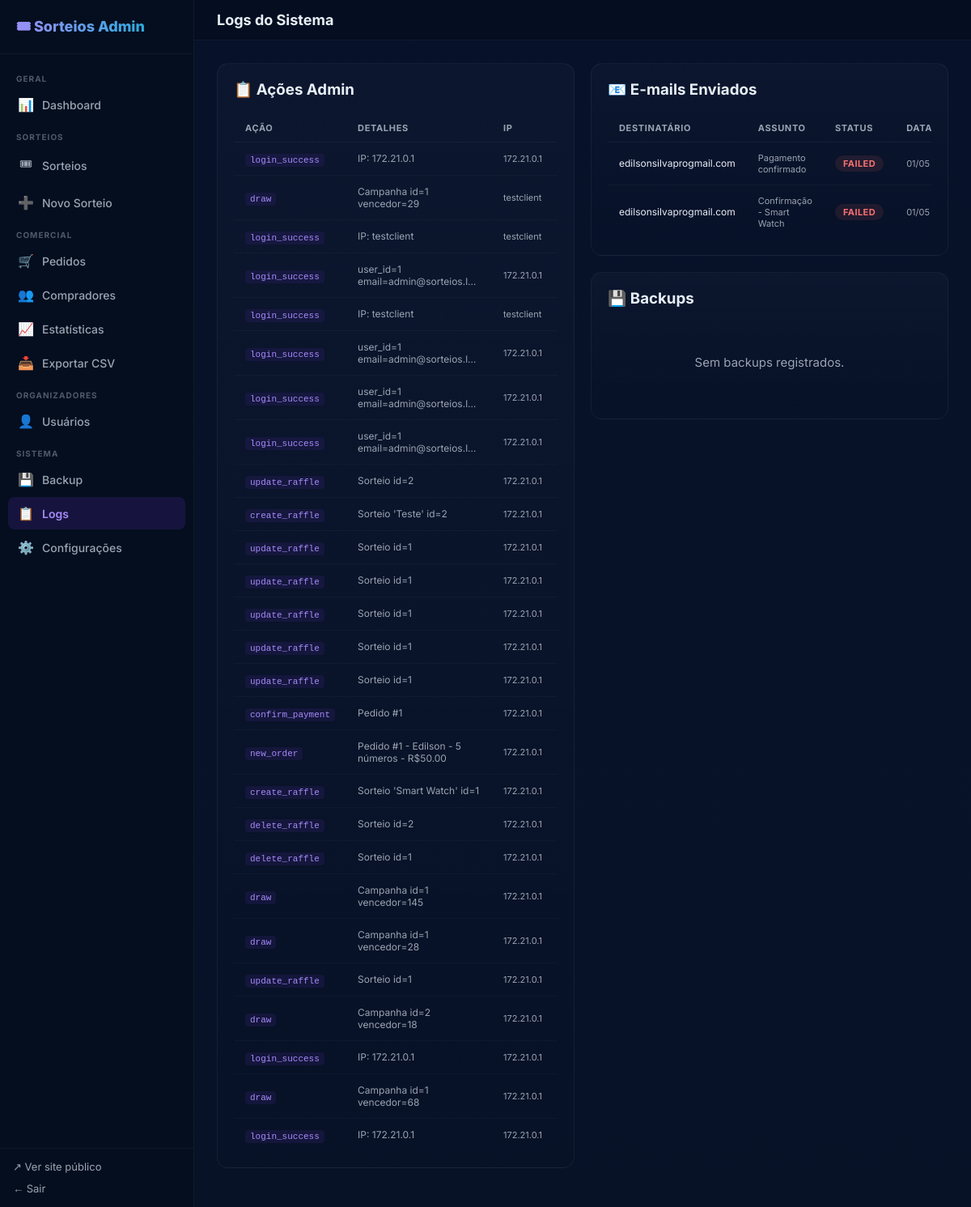
Before: /admin/logs (signed in) with the older database file.
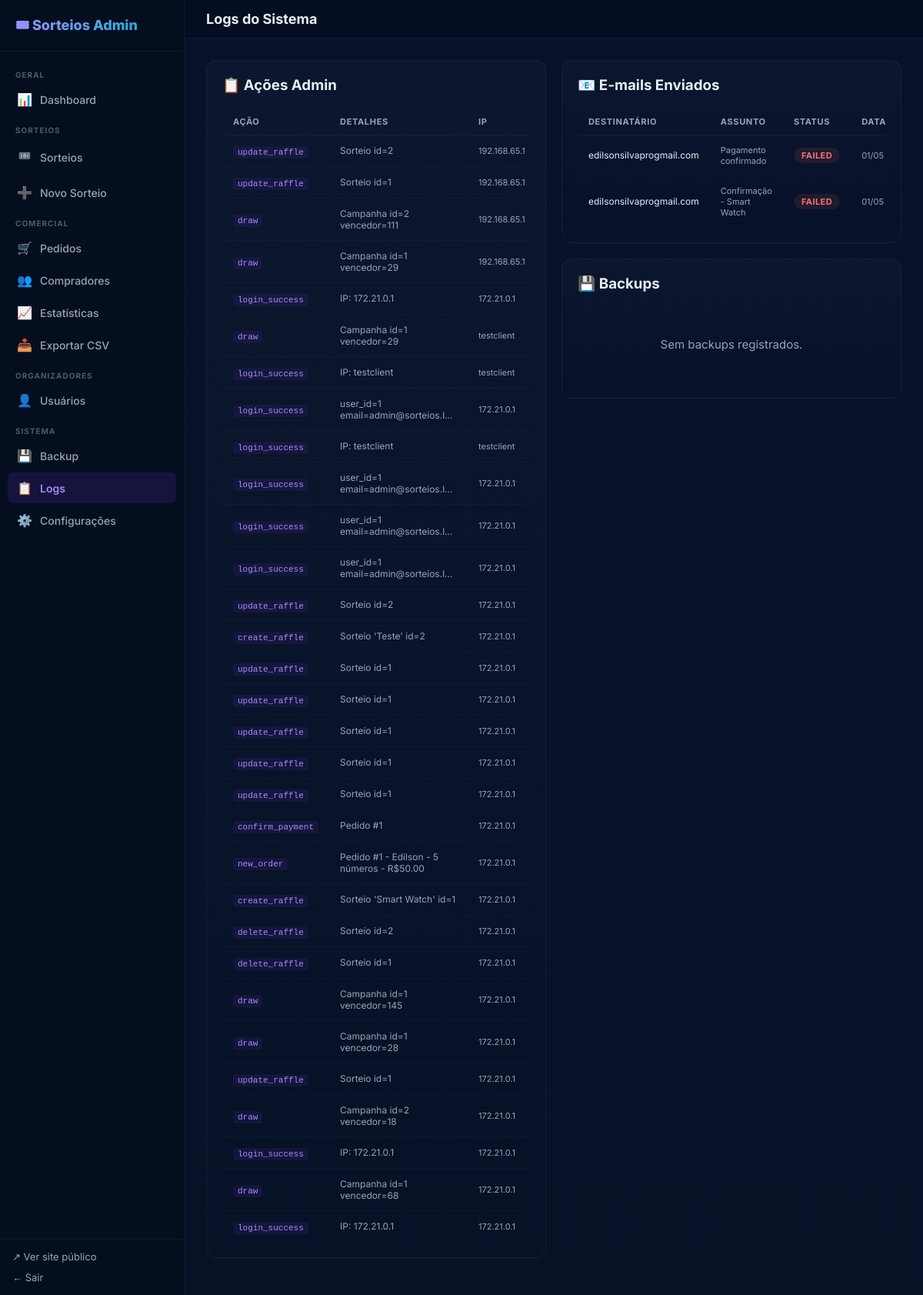
After: the same page with the newer database file.
### app/models.py (models this page shows)
class AdminLog(Base):
    __tablename__ = "admin_logs"
    id = Column(Integer, primary_key=True, index=True)
    action = Column(String(100), nullable=False)
    details = Column(Text, nullable=True)
    ip_address = Column(String(45), nullable=True)
    created_at = Column(DateTime, default=datetime.datetime.utcnow, nullable=False)

class EmailLog(Base):
    __tablename__ = "email_logs"
    id = Column(Integer, primary_key=True, index=True)
    order_id = Column(Integer, ForeignKey("orders.id"), nullable=True)
    recipient = Column(String(200), nullable=True)
    subject = Column(String(500), nullable=True)
    status = Column(String(20), nullable=False, default="sent")  # sent|failed
    error = Column(Text, nullable=True)
    created_at = Column(DateTime, default=datetime.datetime.utcnow, nullable=False)
    order = relationship("Order", back_populates="email_logs")

### app/main.py (the view)
@app.get("/admin/logs", response_class=HTMLResponse)
def admin_logs_page(request: Request, session: Session = Depends(get_db),
                    _: None = Depends(require_admin)):
    admin_logs = crud.list_admin_logs(session, limit=100)
    email_logs = crud.list_email_logs(session, limit=100)
    backup_logs = crud.list_backup_logs(session, limit=50)
    return templates.TemplateResponse(request, "admin_logs.html", {
        "admin_logs": admin_logs,
        "email_logs": email_logs,
        "backup_logs": backup_logs,
    })

### app/templates/admin_logs.html (shortened to what this page needs)
{% extends "admin_base.html" %}
{% block page_title %}Logs do Sistema{% endblock %}
{% set active = 'logs' %}
{% block content %}
<div style="display:flex;gap:20px;flex-wrap:wrap;align-items:flex-start;">
  <div style="flex:1;min-width:300px;">
    <div class="adm-card">
      <h3 style="margin-top:0;">📋 Ações Admin</h3>
      {% if not admin_logs %}
      <div class="empty-state">Sem logs.</div>
      {% else %}
      <div class="adm-table-wrap">
        <table class="adm-table">
          <thead><tr><th>Ação</th><th>Detalhes</th><th>IP</th><th>Data</th></tr></thead>
          <tbody>
            {% for l in admin_logs %}
            <tr>
              <td>
                <code style="background:rgba(124,58,237,0.1);color:#a78bfa;padding:2px 6px;border-radius:4px;font-size:11px;">{{ l.action }}</code>
              </td>
              <td style="font-size:12px;color:var(--muted);max-width:180px;overflow:hidden;text-overflow:ellipsis;">
                {{ l.details or '—' }}
              </td>
              <td style="font-size:11px;color:var(--muted);">{{ l.ip_address or '—' }}</td>
              <td style="font-size:11px;color:var(--muted);white-space:nowrap;">
              </td>
            </tr>
            {% endfor %}
          </tbody>
        </table>
      </div>
      {% endif %}
    </div>
  </div>
  <div style="flex:1;min-width:300px;">
    <div class="adm-card" style="margin-bottom:20px;">
      <h3 style="margin-top:0;">📧 E-mails Enviados</h3>
      {% if not email_logs %}
      <div class="empty-state">Sem e-mails registrados.</div>
      {% else %}
      <div class="adm-table-wrap">
        <table class="adm-table">
          <thead><tr><th>Destinatário</th><th>Assunto</th><th>Status</th><th>Data</th></tr></thead>
          <tbody>
            {% for l in email_logs %}
            <tr>
              <td style="font-size:12px;">{{ l.recipient or '—' }}</td>
              <td style="font-size:11px;color:var(--muted);max-width:140px;overflow:hidden;text-overflow:ellipsis;">
                {{ l.subject or '—' }}
              </td>
              <td>
                <span class="status-badge {% if l.status == 'sent' %}paid{% else %}cancelled{% endif %}">
                  {{ l.status }}
                </span>
              </td>
              <td style="font-size:11px;color:var(--muted);white-space:nowrap;">
                {{ l.created_at.strftime('%d/%m %H:%M') if l.created_at else '—' }}
              </td>
            </tr>
            {% endfor %}
          </tbody>
        </table>
      </div>
      {% endif %}
    </div>
    <div class="adm-card">
      <h3 style="margin-top:0;">💾 Backups</h3>
      {% if not backup_logs %}
      <div class="empty-state">Sem backups registrados.</div>
      {% endif %}
    </div>
  </div>
</div>
{% endblock %}

### app/templates/admin_base.html (shortened to what this page needs)
<!doctype html>
<html lang="pt-BR">
<head>
  <link rel="stylesheet" href="/static/css/style.css" />
</head>
<body>
<div class="adm-layout">
  <nav class="adm-sidebar" id="adm-sidebar">
    <div class="adm-brand">🎟 Sorteios Admin</div>
    <div class="adm-nav">
      <div class="adm-nav-section">Geral</div>
      <a href="/admin/dashboard" class="{% if active == 'dashboard' %}active{% endif %}">
        <span class="icon">📊</span> Dashboard
      </a>
      <div class="adm-nav-section">Sorteios</div>
      <a href="/admin/sorteios" class="{% if active == 'sorteios' %}active{% endif %}">
        <span class="icon">🎟</span> Sorteios
      </a>
      <a href="/admin/sorteios/novo">
        <span class="icon">➕</span> Novo Sorteio
      </a>
      <div class="adm-nav-section">Comercial</div>
      <a href="/admin/pedidos" class="{% if active == 'pedidos' %}active{% endif %}">
        <span class="icon">🛒</span> Pedidos
      </a>
      <a href="/admin/compradores" class="{% if active == 'compradores' %}active{% endif %}">
        <span class="icon">👥</span> Compradores
      </a>
      <a href="/admin/estatisticas" class="{% if active == 'stats' %}active{% endif %}">
        <span class="icon">📈</span> Estatísticas
      </a>
      <a href="/admin/exportar/csv">
        <span class="icon">📥</span> Exportar CSV
      </a>
      <div class="adm-nav-section">Organizadores</div>
      <a href="/admin/usuarios" class="{% if active == 'usuarios' %}active{% endif %}">
        <span class="icon">👤</span> Usuários
      </a>
      <div class="adm-nav-section">Sistema</div>
      <a href="/admin/backup" class="{% if active == 'backup' %}active{% endif %}">
        <span class="icon">💾</span> Backup
      </a>
      <a href="/admin/logs" class="{% if active == 'logs' %}active{% endif %}">
        <span class="icon">📋</span> Logs
      </a>
      <a href="/admin/configuracoes" class="{% if active == 'config' %}active{% endif %}">
        <span class="icon">⚙️</span> Configurações
      </a>
    </div>
    <div class="adm-sidebar-footer">
      <a href="/" target="_blank">↗ Ver site público</a>
      <form method="post" action="/admin/logout">
        <button type="submit">← Sair</button>
      </form>
    </div>
  </nav>
  <div class="adm-main">
    <header class="adm-topbar">
      <h1>{% block page_title %}Admin{% endblock %}</h1>
    </header>
    <main class="adm-content">
      {% block content %}{% endblock %}
    </main>
  </div>
</div>
</body>
</html>

### app/static/css/style.css (style rules this page uses)
:root { --bg: #0f1724; --card: #0b1220; --muted: #9aa4b2; --accent: #7c3aed; --accent-2: #06b6d4; --surface: rgba(255, 255, 255, 0.03); --border: rgba(255, 255, 255, 0.05); --danger: #f87171; --success: #34d399; }
* { box-sizing: border-box; }
body { font-family: Inter, system-ui, Arial, sans-serif; margin: 0; background: linear-gradient(180deg, #071129 0%, #081227 100%); color: #e6eef6; min-height: 100vh; }
.empty-state { color: var(--muted); text-align: center; padding: 40px 0; font-size: 15px; }
code { font-family: monospace; font-size: 12px; background: rgba(255,255,255,0.05); padding: 2px 6px; border-radius: 4px; }

### app/templates/admin_base.html (style rules this page uses)
:root { --sidebar-w: 240px; }
.adm-layout { display: flex; min-height: 100vh; }
.adm-sidebar { width: var(--sidebar-w); background: #050e1f; border-right: 1px solid rgba(255,255,255,0.05); display: flex; flex-direction: column; position: fixed; top: 0; left: 0; bottom: 0; z-index: 50; overflow-y: auto; }
.adm-brand { padding: 20px 20px 16px; border-bottom: 1px solid rgba(255,255,255,0.04); font-size: 18px; font-weight: 800; background: linear-gradient(90deg, #a78bfa, #06b6d4); -webkit-background-clip: text; -webkit-text-fill-color: transparent; background-clip: text; }
.adm-nav { flex: 1; padding: 12px 10px; }
.adm-nav-section { font-size: 10px; font-weight: 700; letter-spacing: .1em; text-transform: uppercase; color: rgba(154,164,178,0.5); padding: 12px 10px 6px; }
.adm-nav a { display: flex; align-items: center; gap: 10px; padding: 10px 12px; border-radius: 8px; color: #9aa4b2; text-decoration: none; font-size: 14px; font-weight: 500; transition: background .12s, color .12s; margin-bottom: 2px; }
.adm-nav a.active { background: rgba(124,58,237,0.15); color: #a78bfa; font-weight: 600; }
.adm-nav a .icon { font-size: 16px; width: 20px; text-align: center; }
.adm-sidebar-footer { padding: 14px 16px; border-top: 1px solid rgba(255,255,255,0.04); display: flex; flex-direction: column; gap: 8px; }
.adm-sidebar-footer a, .adm-sidebar-footer form button { font-size: 13px; color: var(--muted); text-decoration: none; background: none; border: none; cursor: pointer; font-family: inherit; padding: 0; text-align: left; transition: color .15s; }
.adm-main { margin-left: var(--sidebar-w); flex: 1; display: flex; flex-direction: column; min-width: 0; }
.adm-topbar { background: rgba(5,14,31,0.8); backdrop-filter: blur(8px); border-bottom: 1px solid rgba(255,255,255,0.05); padding: 14px 28px; display: flex; align-items: center; justify-content: space-between; position: sticky; top: 0; z-index: 40; }
.adm-topbar h1 { margin: 0; font-size: 18px; font-weight: 700; }
.adm-content { padding: 28px; flex: 1; }
.adm-table-wrap { overflow-x: auto; }
.adm-table { width: 100%; border-collapse: collapse; font-size: 13px; }
.adm-table th { text-align: left; padding: 10px 14px; font-size: 11px; font-weight: 700; text-transform: uppercase; letter-spacing: .06em; color: var(--muted); border-bottom: 1px solid rgba(255,255,255,0.05); white-space: nowrap; }
.adm-table td { padding: 12px 14px; border-bottom: 1px solid rgba(255,255,255,0.03); vertical-align: middle; }
.adm-table tr:last-child td { border-bottom: none; }
.adm-card { background: linear-gradient(180deg, rgba(255,255,255,0.025), transparent); border: 1px solid rgba(255,255,255,0.05); border-radius: 14px; padding: 20px; margin-bottom: 20px; }
.status-badge { display: inline-block; padding: 3px 10px; border-radius: 999px; font-size: 11px; font-weight: 700; text-transform: uppercase; letter-spacing: .04em; }
.status-badge.cancelled, .status-badge.expired { background: rgba(248,113,113,0.1); color: #f87171; }

Changed rows visible on the page:
added AdminLog: action "update_raffle", details "Sorteio id=2", ip_address "192.168.65.1"
added AdminLog: action "update_raffle", details "Sorteio id=1", ip_address "192.168.65.1"
added AdminLog: action "draw", details "Campanha id=2 vencedor=111", ip_address "192.168.65.1"
added AdminLog: action "draw", details "Campanha id=1 vencedor=29", ip_address "192.168.65.1"
